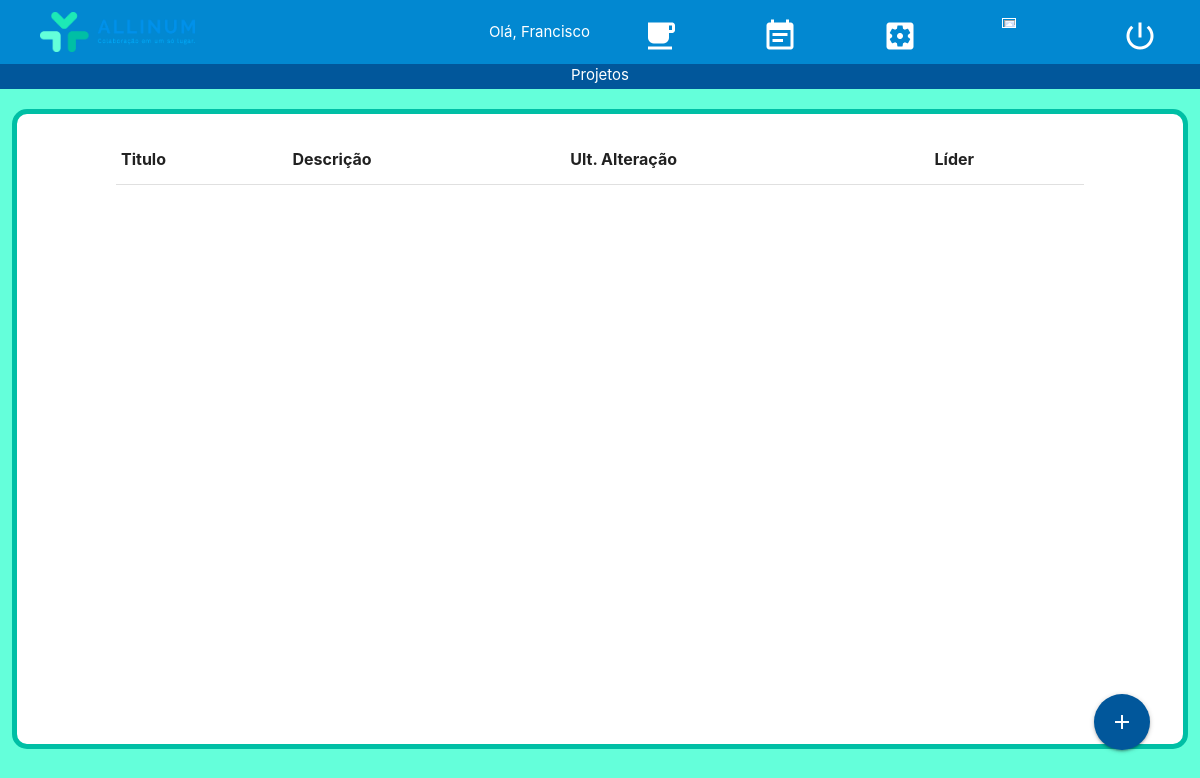
/projeto_lista/ (signed in), run on an earlier commit of the app's database.
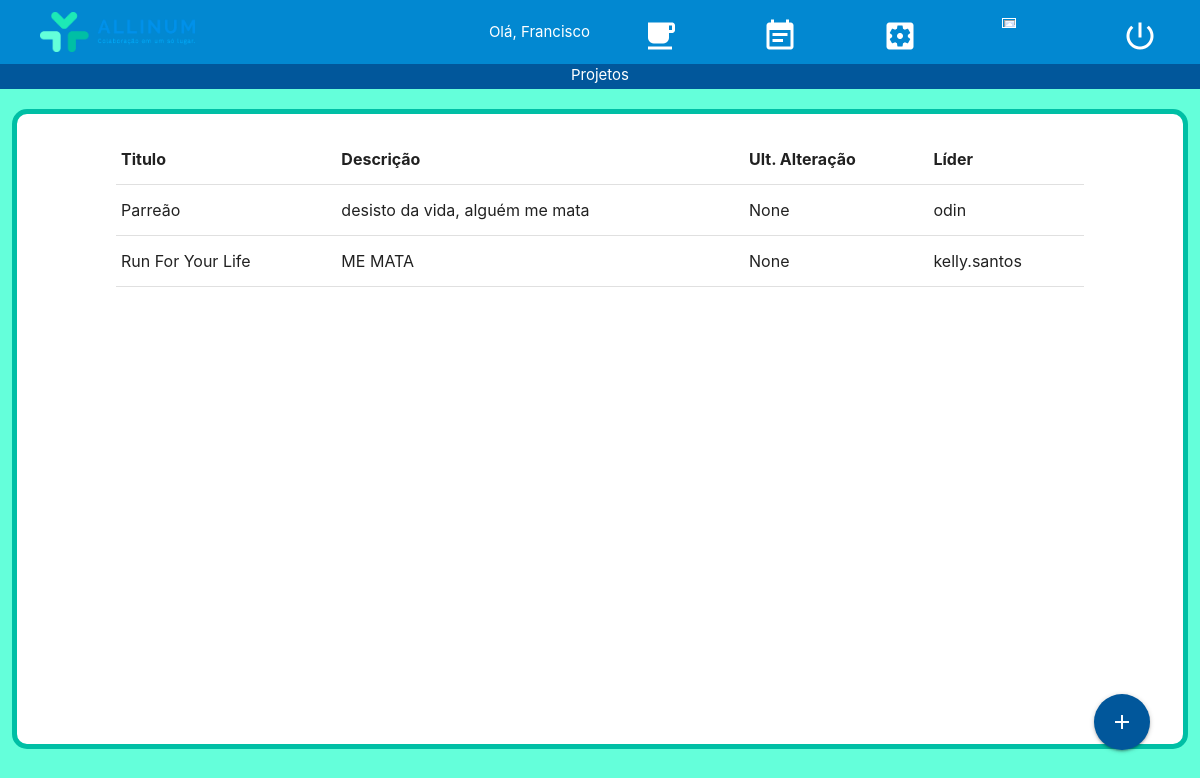
And on a later commit of the database.
### usuarios/models.py (models this page shows)
class Projeto(models.Model):
    titulo = models.TextField(max_length=100)
    descricao = models.TextField(max_length=400)
    lider = models.ForeignKey(User, on_delete=models.CASCADE)
    ult_alt = models.TextField(max_length=100, null=True)

### usuarios/views.py (the view)
# urls.py: url(r'^projeto_lista/$', projeto_lista, name='projeto_lista')
@login_required
def projeto_lista(request, template_name="projeto_lista.html"):
    projetos = Projeto.objects.all()
    context = {"context": projetos}
    return render(request, template_name, context)

### templates/projeto_lista.html (shortened to what this page needs)
{% extends 'baseTemplate.html' %}
{% block titulo %}
    Projetos
{% endblock titulo %}
{% block conteudo %}
    <div class = "row" style="margin-top: 20px;">
        <div class = "col s1">	</div>
        <div class = "col s10">
            <table {% if request.user.profile.tema == 'N' %} class="light-blue-text text-lighten-5" {% endif %}>
                <thead>
                    <tr>
                        <th> Titulo </th>
                        <th> Descrição </th>
                        <th> Ult. Alteração </th>
                        <th> Líder </th>
                    </tr>
                </thead>
                <tbody>
                {% for projeto in context %}
                    <tr>
                        <td> {{ projeto.titulo }} </td>
                        <td> {{ projeto.descricao }} </td>
                        <td> {{ projeto.ult_alt }} </td>
                        <td> {{ projeto.lider }} </td>
                    </tr>
                {% endfor %}
                </tbody>
            </table>
        </div>
        <div class = "col s1">	</div>
    </div>
    <div style="position: absolute; bottom:50px; right: 50px;">
          <a class="btn-floating btn-large waves-effect waves-light light-blue darken-4" href = "{% url 'projeto_cadastro' %}"><i class="material-icons">add</i></a>
    </div>
{% endblock conteudo %}

### templates/baseTemplate.html (shortened to what this page needs)
<html lang="pt-br">
    {% load static %}
	<head>
	    <link rel="stylesheet" href="https://cdnjs.cloudflare.com/ajax/libs/materialize/1.0.0/css/materialize.min.css">
	</head>
	<body style = 'background:  {% if request.user.profile.tema == 'C' %}
                                    #64FFDA
                                {% endif %}
                                ;'>
		<nav>
		    <div class="nav-wrapper {% if request.user.profile.tema == 'C' %}
                                        light-blue darken-2
                                    {% endif %}
                                    ">
		      	<a href="#" style="margin-left: 40px; color:#FFFFFF;"> <img src = "{% static 'usuarios/logos/Logo_V_C.png' %}"
	      		style = "height: 40px; margin-top: 1%;"/> </a>
		      	<ul id="nav-mobile" class="right">
                    <li style="margin-right: 10px;"> Olá, {{ request.user.first_name}} </li>
			      	<li><a href=" {% url 'projeto_lista' %} " style="height: 100%; width: 120px;">
			      		<img src = "{% static 'usuarios/icons/projetos.png' %}" style = "width: 40%; margin-left: 30%; margin-top: 20%;">
			      	</a></li>
			      	<li><a href="" style="height: 100%; width: 120px;">
			      		<img src = "{% static 'usuarios/icons/tarefas.png' %}" style = "width: 40%; margin-left: 30%; margin-top: 20%;">
			      	</a></li>
			        <li><a href=" {% url 'usuario_configuracao' %} " style="height: 100%; width: 120px;">
			      		<img src = "{% static 'usuarios/icons/configuracoes.png' %}" style = "width: 40%; margin-left: 30%; margin-top: 20%;">
			      	</a></li>
			        <li><a href="" style="height: 100%; width: 120px;">
			        	<img src = "{% static 'usuarios/icons/notificacoes.png' %}" style = "width: 40%; margin-left: 30%; margin-top: 20%;">
			        </a></li>
			        <li><a href="{% url 'logout' %}" style="height: 100%; width: 120px;">
			        	<img src = "{% static 'usuarios/icons/sair.png' %}" style = "width: 40%; margin-left: 30%; margin-top: 20%;">
			        </a></li>
		      	</ul>
		    </div>
	  	</nav>
	  	<div class = row>
	  		<div class = "col s12" style = "height: 25px; background:   {% if request.user.profile.tema == 'C' %}
                                                                            #01579B
                                                                        {% endif %}
                                                                        ;
                    color: #FFFFFF; text-align: center;"> {% block titulo %} {% endblock %} </div>
	  	</div>
		<div class = 'col s12' style = "background: {% if request.user.profile.tema == 'C' %}
                                                        #FFFFFF
                                                    {% endif %}
                                                    ;
                min-height: 80%; margin: 1%; border: 5px solid #00BFA5; border-radius: 15px;">
            {% block conteudo %}
            {% endblock %}
		</div>
	</body>
</html>

What changed in the data, as far as the page shows it:
added Projeto: titulo "Parreão", descricao "desisto da vida, alguém me mata", ult_alt "None", lider "odin"
added Projeto: titulo "Run For Your Life", descricao "ME MATA", ult_alt "None", lider "kelly.santos"
